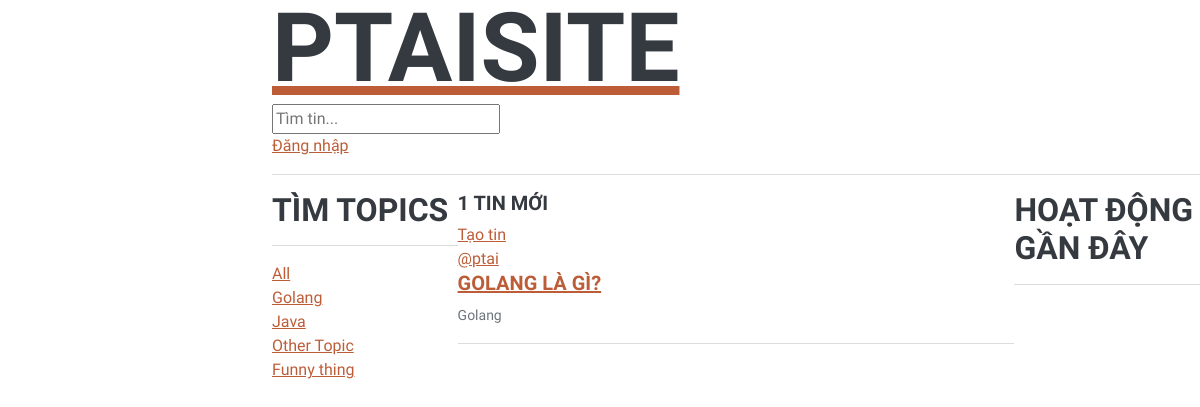
Screenshot of /?q=Java with the database file from the repository.
### base/models.py (models this page shows, shortened)
class Topic(models.Model):
   name = models.CharField(max_length=200)

class Room (models.Model):
    name = models.CharField(max_length=200)
    host = models.ForeignKey(User, on_delete=models.SET_NULL, null=True)
    topic = models.ForeignKey(Topic, on_delete=models.SET_NULL, null=True)
    description = models.TextField(null=True, blank=True)
    updated = models.DateTimeField(auto_now = True)
    created = models.DateTimeField(auto_now_add=True)
    paticipants = models.ManyToManyField(User, related_name='paticipants', blank=True)
    class Meta:
        ordering = ['-updated', '-created']

### base/views.py (the view)
# urls.py: path('', views.home, name="home"),
def home(request):
    q = request.GET.get('q') if request.GET.get('q') != None else ''
    rooms = Room.objects.filter(
        Q(topic__name__icontains=q) |
        Q(name__icontains=q) |
        Q(description__icontains=q)
    )
    topics = Topic.objects.all()
    room_count = rooms.count()
    room_messages = Message.objects.filter(Q(room__topic__name__icontains = q)).order_by('-created')
    context = {'rooms': rooms, 'topics': topics, 'room_count': room_count, 'room_messages': room_messages}
    return render(request, 'base/home.html', context)

### base/templates/base/home.html (shortened to what this page needs)
{% extends 'main.html'%}
{% block content %}
<div class="home-container">
    <div>
        {% include 'base/topics_component.html'%}
    </div>
    <div>
        <div>
            <h5>{{room_count}} tin mới</h5>
        </div>
        <a href="{% url 'create-room' %}"> Tạo tin </a>
        {%include 'base/feed_component.html'%}
    </div>
    <div>
        {% include 'base/activities_component.html'%}
    </div>
</div>
{% endblock content %}

### base/templates/base/topics_component.html
{% block content %}
<h3>Tìm Topics</h3>
        <hr>
        <div>
            <a href="{% url 'home' %}">All</a>
        </div>
        {% for topic in topics %}
        <div>
            <a href="{% url 'home' %}?q={{topic.name}}">{{ topic.name }}</a>
        </div>
        {% endfor %}
{% endblock content %}

### base/templates/base/feed_component.html (shortened to what this page needs)
{% block content %}
{% for room in rooms %}
            <div>
                <a href="{% url 'user-profile' room.host.id %}">@{{room.host.username}}</a>
                <h5><a href="{% url 'room' room.id %}">{{room.name}}</a> </h5>
                <small>{{room.topic.name}}</small>
                <hr>
            </div>
        {% endfor %}
{% endblock content %}

### base/templates/base/home.html (style rules this page uses)
.home-container { display: grid; grid-template-columns: 1fr 3fr 1fr; }

### rows the page displays
Topic: name "Golang"
Topic: name "Java"
Topic: name "Other Topic"
Topic: name "Funny thing"
Room: host.username "ptai", name "GOLANG LÀ GÌ?", topic.name "Golang"

### other values shown
{{ room_count }} "1"
